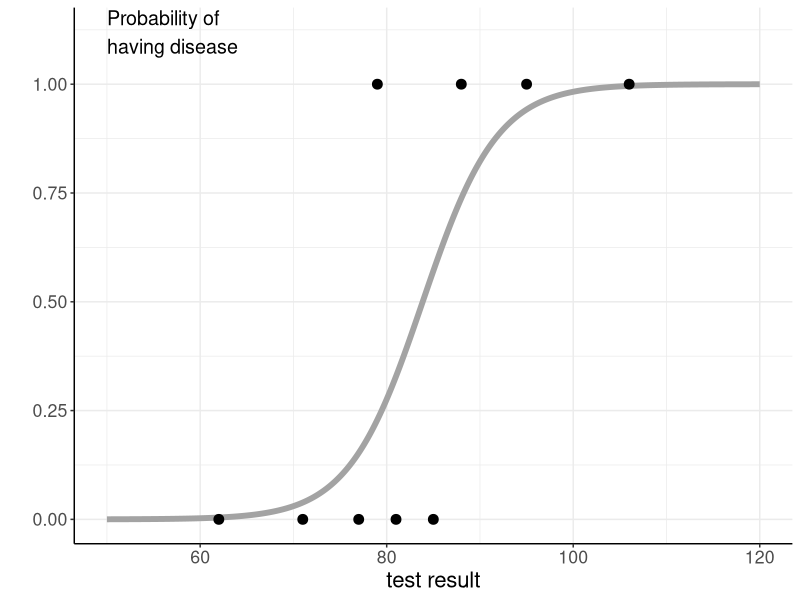
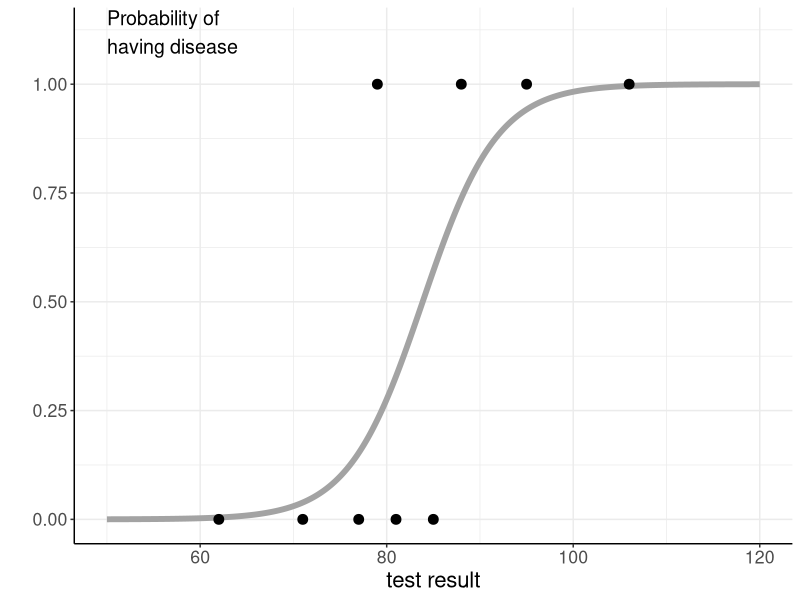
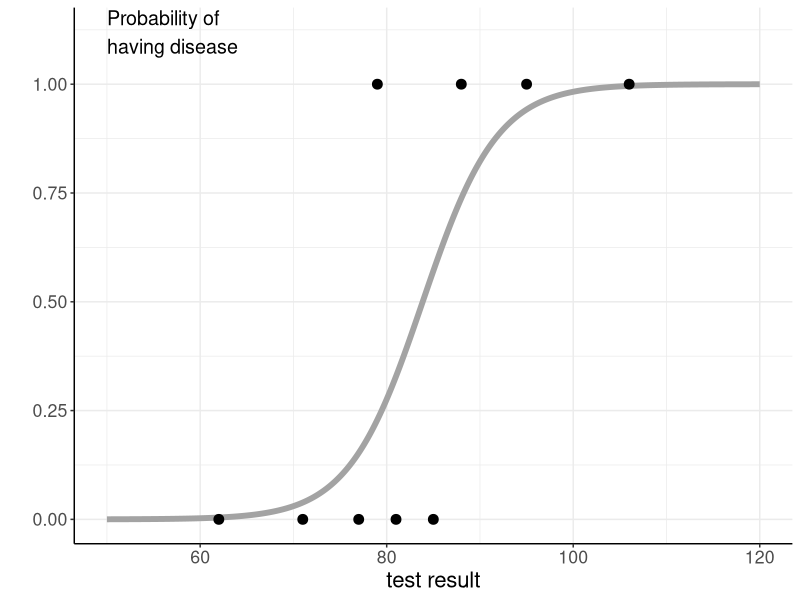

Source code (R) for these figures, in order:
# logistic test
library(ggplot2)
library(scales)
disease = c(0,0,0,0,0,1,1,1,1)
test = c(62, 71, 77, 81, 85, 79, 88, 95, 106)

frame = data.frame(disease = disease, test = test)
model = glm(disease ~ test, family=binomial(link='logit'),
            data = frame)
probabilities = predict(model, newdata = data.frame(test = seq(50, 120, 0.1)),
            type = 'response')

prob.frame = data.frame(test = seq(50, 120, 0.1), prob = probabilities)

p <- ggplot() + geom_line(data = prob.frame, aes(x = test, y = prob), size = 2, color = 'gray64') +
    geom_point(data = frame, aes(x = test, y = disease), size = 3) + theme_bw() +
  scale_x_continuous('test result') +
  scale_y_continuous('', breaks = c(0, 0.25, 0.5, 0.75, 1)) + 
  annotate("text", x = 50, y = 1.12, 
           label = "Probability of\nhaving disease", hjust = 0, size = 5) +
  theme(text = element_text(size = 16), panel.border = element_blank()) +
  theme(axis.line = element_line(color = 'black')) 
tiff("/Users/tunder/Dropbox/book/appendixB/images/logistic.tiff", height = 6, width = 6, units = 'in', res=400)
plot(p)
dev.off()
plot(p)
plot(p)